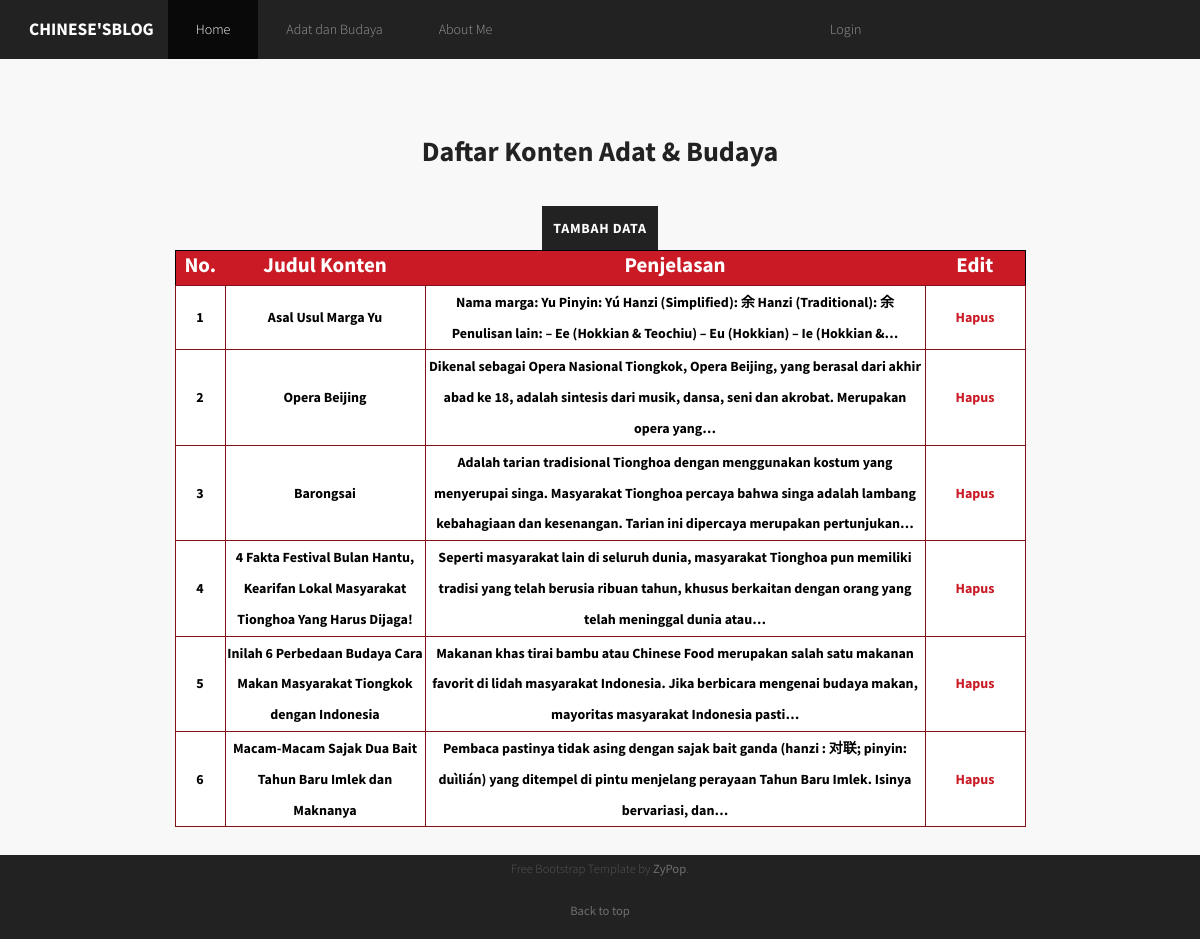
Page /index.php/adatbudaya/daftarblog on the committed database.
### tables this page shows
CREATE TABLE `adatbudaya` (
  `id_adatbudaya` int(11) NOT NULL,
  `nama_adat` varchar(100) NOT NULL,
  `deskripsi` text NOT NULL,
  `link_foto` text NOT NULL,
  `tgl_edit` datetime NOT NULL
);

### application/controllers/AdatBudaya.php (called while the page is built, shortened)
<?php
class AdatBudaya extends CI_Controller {
	 public function __construct() {
		 $this->load->model('m_adat');
	 }
	public function daftarblog()
	{
		$data['adat']=$this->m_adat->list_adatbudaya()->result();
		$this->load->view('templates/header');
		$this->load->view('templates/mainnav');
		$this->load->view('templates/adatbudaya',$data);
		$this->load->view('templates/footer');
	}
}

### index.php (called while the page is built, shortened)
<?php
require_once BASEPATH.'core/CodeIgniter.php';

### application/models/m_adat.php (called while the page is built, shortened)
<?php
class M_adat extends CI_Model{
		public function list_adatbudaya(){
			$this->db->select('*');
			$this->db->from('adatbudaya');
			$this->db->order_by("tgl_edit","desc");
			$query=$this->db->get();
      return $query;
    }
}

### application/views/templates/adatbudaya.php (the view)
<div class="card-container">
    <div class="container">
        <div class="text-center padded-box pb-0">
          <h2>Daftar Konten Adat & Budaya</h2><br>
          <a href="<?= base_url()?>adatbudaya/forminput" class="btn btn-primary">Tambah Data</a>
          <table class="text-center padded-box pb-0" style="border: 1px solid black;" align="center">
            <tr>
              <th width="50px" ><h4 style="color :#ffffff;" >No.</h4></th>
              <th width="200px" ><h4 style="color :#ffffff;" >Judul Konten</h4></th>
              <th width="500px" ><h4 style="color :#ffffff;" >Penjelasan</h4></th>
              <th width="100px" ><h4 style="color :#ffffff;" >Edit</h4></th>
            </tr>
            <?php
      		    $no = 1;
      		    foreach($adat as $u){
            ?>
            <tr>
              <th style="background-color: #ffffff;border: 1px solid black" width="50px" ><font color="black" ><?= $no ?></font></th>
              <th style="background-color: #ffffff;border: 1px solid black" width="150px" ><font color="black"><?= $u->nama_adat ?></font></th>
              <th style="background-color: #ffffff;border: 1px solid black" width="400px" ><font color="black">
              <?php  $wordlimit = word_limiter($u->deskripsi,25);
                echo $wordlimit;?></font></th>
              <th style="background-color: #ffffff;border: 1px solid black"  width="100px" ><font color="black"><a href='<?= base_url()?>adatbudaya/hapusadatbudaya/<?= $u->id_adatbudaya?>'>Hapus </a></font></th>
            </tr>
              <?php
            $no = $no+1;
            } ?>
          </table>
        </div>
    </div>
</div>

### rows in the picture
adatbudaya: nama_adat "Asal Usul Marga Yu", deskripsi "Nama marga: Yu Pinyin: Yú Hanzi (Simplified): 余 Hanzi (Traditional): 余 Penulisan lain: – Ee (Hokkian & Teochiu) – Eu (Hokkian) – Ie (Hokkian &…"
adatbudaya: nama_adat "Opera Beijing", deskripsi "Dikenal sebagai Opera Nasional Tiongkok, Opera Beijing, yang berasal dari akhir abad ke 18, adalah sintesis dari musik, dansa, seni dan akrobat. Merupakan opera yang…"
adatbudaya: nama_adat "Barongsai", deskripsi "Adalah tarian tradisional Tionghoa dengan menggunakan kostum yang menyerupai singa. Masyarakat Tionghoa percaya bahwa singa adalah lambang kebahagiaan dan kesenangan. Tarian ini dipercaya merupakan pertunjukan…"
adatbudaya: nama_adat "4 Fakta Festival Bulan Hantu, Kearifan Lokal Masyarakat Tionghoa Yang Harus Dijaga!", deskripsi "Seperti masyarakat lain di seluruh dunia, masyarakat Tionghoa pun memiliki tradisi yang telah berusia ribuan tahun, khusus berkaitan dengan orang yang telah meninggal dunia atau…"
adatbudaya: nama_adat "Inilah 6 Perbedaan Budaya Cara Makan Masyarakat Tiongkok dengan Indonesia", deskripsi "Makanan khas tirai bambu atau Chinese Food merupakan salah satu makanan favorit di lidah masyarakat Indonesia. Jika berbicara mengenai budaya makan, mayoritas masyarakat Indonesia pasti…"
adatbudaya: nama_adat "Macam-Macam Sajak Dua Bait Tahun Baru Imlek dan Maknanya", deskripsi "Pembaca pastinya tidak asing dengan sajak bait ganda (hanzi : 对联; pinyin: duìlián) yang ditempel di pintu menjelang perayaan Tahun Baru Imlek. Isinya bervariasi, dan…"
